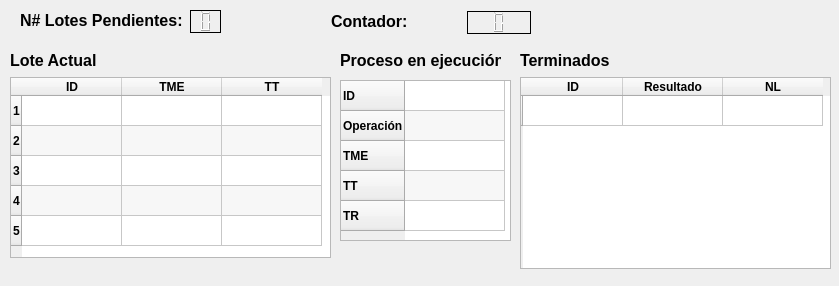
<?xml version="1.0" encoding="UTF-8"?>
<ui version="4.0">
 <class>Form</class>
 <widget class="QWidget" name="Form">
  <property name="geometry">
   <rect>
    <x>0</x>
    <y>0</y>
    <width>839</width>
    <height>286</height>
   </rect>
  </property>
  <property name="windowTitle">
   <string>Form</string>
  </property>
  <widget class="QLabel" name="LotePend">
   <property name="geometry">
    <rect>
     <x>20</x>
     <y>10</y>
     <width>171</width>
     <height>20</height>
    </rect>
   </property>
   <property name="font">
    <font>
     <pointsize>12</pointsize>
     <bold>true</bold>
    </font>
   </property>
   <property name="text">
    <string>N# Lotes Pendientes: </string>
   </property>
  </widget>
  <widget class="QTableWidget" name="tableActual">
   <property name="enabled">
    <bool>true</bool>
   </property>
   <property name="geometry">
    <rect>
     <x>10</x>
     <y>77</y>
     <width>321</width>
     <height>181</height>
    </rect>
   </property>
   <property name="sizePolicy">
    <sizepolicy hsizetype="Expanding" vsizetype="Expanding">
     <horstretch>0</horstretch>
     <verstretch>0</verstretch>
    </sizepolicy>
   </property>
   <property name="font">
    <font>
     <bold>true</bold>
    </font>
   </property>
   <property name="frameShadow">
    <enum>QFrame::Sunken</enum>
   </property>
   <property name="sizeAdjustPolicy">
    <enum>QAbstractScrollArea::AdjustToContents</enum>
   </property>
   <property name="alternatingRowColors">
    <bool>true</bool>
   </property>
   <property name="showGrid">
    <bool>true</bool>
   </property>
   <property name="sortingEnabled">
    <bool>false</bool>
   </property>
   <attribute name="horizontalHeaderCascadingSectionResizes">
    <bool>false</bool>
   </attribute>
   <attribute name="horizontalHeaderMinimumSectionSize">
    <number>39</number>
   </attribute>
   <row/>
   <row/>
   <row/>
   <row/>
   <row/>
   <column>
    <property name="text">
     <string>ID</string>
    </property>
   </column>
   <column>
    <property name="text">
     <string>TME</string>
    </property>
   </column>
   <column>
    <property name="text">
     <string>TT</string>
    </property>
   </column>
   <item row="0" column="0">
    <property name="text">
     <string/>
    </property>
    <property name="font">
     <font>
      <bold>false</bold>
      <kerning>true</kerning>
     </font>
    </property>
    <property name="textAlignment">
     <set>AlignCenter</set>
    </property>
    <property name="flags">
     <set>ItemIsSelectable|ItemIsDragEnabled|ItemIsDropEnabled|ItemIsUserCheckable|ItemIsEnabled</set>
    </property>
   </item>
  </widget>
  <widget class="QLabel" name="LoteActual">
   <property name="geometry">
    <rect>
     <x>10</x>
     <y>50</y>
     <width>86</width>
     <height>21</height>
    </rect>
   </property>
   <property name="font">
    <font>
     <pointsize>12</pointsize>
     <bold>true</bold>
    </font>
   </property>
   <property name="text">
    <string>Lote Actual</string>
   </property>
  </widget>
  <widget class="QLabel" name="processInExcute">
   <property name="geometry">
    <rect>
     <x>340</x>
     <y>50</y>
     <width>161</width>
     <height>21</height>
    </rect>
   </property>
   <property name="font">
    <font>
     <pointsize>12</pointsize>
     <bold>true</bold>
    </font>
   </property>
   <property name="text">
    <string>Proceso en ejecución</string>
   </property>
  </widget>
  <widget class="QTableWidget" name="tableEnEjecucion">
   <property name="geometry">
    <rect>
     <x>340</x>
     <y>80</y>
     <width>171</width>
     <height>161</height>
    </rect>
   </property>
   <property name="font">
    <font>
     <bold>true</bold>
    </font>
   </property>
   <property name="frameShadow">
    <enum>QFrame::Sunken</enum>
   </property>
   <property name="autoScroll">
    <bool>true</bool>
   </property>
   <property name="alternatingRowColors">
    <bool>true</bool>
   </property>
   <property name="sortingEnabled">
    <bool>false</bool>
   </property>
   <attribute name="horizontalHeaderVisible">
    <bool>false</bool>
   </attribute>
   <row>
    <property name="text">
     <string>ID</string>
    </property>
   </row>
   <row>
    <property name="text">
     <string>Operación</string>
    </property>
   </row>
   <row>
    <property name="text">
     <string>TME</string>
    </property>
   </row>
   <row>
    <property name="text">
     <string>TT</string>
    </property>
   </row>
   <row>
    <property name="text">
     <string>TR</string>
    </property>
   </row>
   <column>
    <property name="text">
     <string/>
    </property>
   </column>
  </widget>
  <widget class="QTableWidget" name="tableFinishing">
   <property name="geometry">
    <rect>
     <x>520</x>
     <y>77</y>
     <width>311</width>
     <height>192</height>
    </rect>
   </property>
   <property name="font">
    <font>
     <bold>true</bold>
    </font>
   </property>
   <property name="alternatingRowColors">
    <bool>true</bool>
   </property>
   <row>
    <property name="text">
     <string/>
    </property>
   </row>
   <column>
    <property name="text">
     <string>ID</string>
    </property>
   </column>
   <column>
    <property name="text">
     <string>Resultado</string>
    </property>
   </column>
   <column>
    <property name="text">
     <string>NL</string>
    </property>
   </column>
   <item row="0" column="0">
    <property name="text">
     <string/>
    </property>
    <property name="textAlignment">
     <set>AlignCenter</set>
    </property>
   </item>
  </widget>
  <widget class="QLabel" name="Finishing">
   <property name="geometry">
    <rect>
     <x>520</x>
     <y>50</y>
     <width>89</width>
     <height>21</height>
    </rect>
   </property>
   <property name="font">
    <font>
     <pointsize>12</pointsize>
     <bold>true</bold>
    </font>
   </property>
   <property name="text">
    <string>Terminados</string>
   </property>
  </widget>
  <widget class="QLCDNumber" name="contTime_2">
   <property name="geometry">
    <rect>
     <x>190</x>
     <y>10</y>
     <width>31</width>
     <height>23</height>
    </rect>
   </property>
   <property name="frameShadow">
    <enum>QFrame::Plain</enum>
   </property>
   <property name="midLineWidth">
    <number>0</number>
   </property>
   <property name="digitCount">
    <number>1</number>
   </property>
  </widget>
  <widget class="QLabel" name="countTime">
   <property name="geometry">
    <rect>
     <x>331</x>
     <y>11</y>
     <width>76</width>
     <height>21</height>
    </rect>
   </property>
   <property name="font">
    <font>
     <pointsize>12</pointsize>
     <bold>true</bold>
    </font>
   </property>
   <property name="text">
    <string>Contador:</string>
   </property>
  </widget>
  <widget class="QLCDNumber" name="contTime">
   <property name="geometry">
    <rect>
     <x>467</x>
     <y>11</y>
     <width>64</width>
     <height>23</height>
    </rect>
   </property>
   <property name="frameShadow">
    <enum>QFrame::Plain</enum>
   </property>
   <property name="digitCount">
    <number>1</number>
   </property>
   <property name="segmentStyle">
    <enum>QLCDNumber::Filled</enum>
   </property>
   <property name="intValue" stdset="0">
    <number>0</number>
   </property>
  </widget>
 </widget>
 <resources/>
 <connections/>
</ui>
